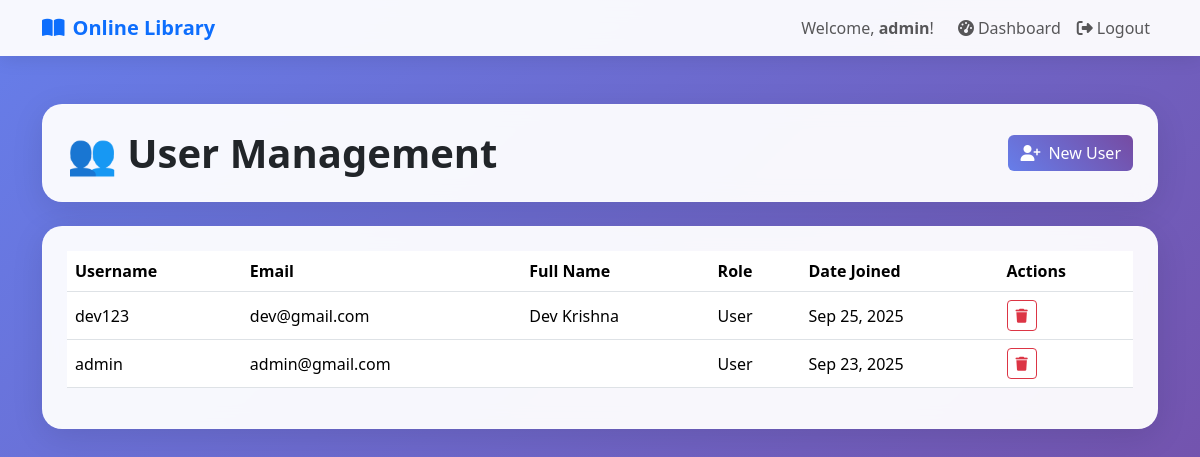
Before: /dashboard/users/ (signed in) with the older database file.
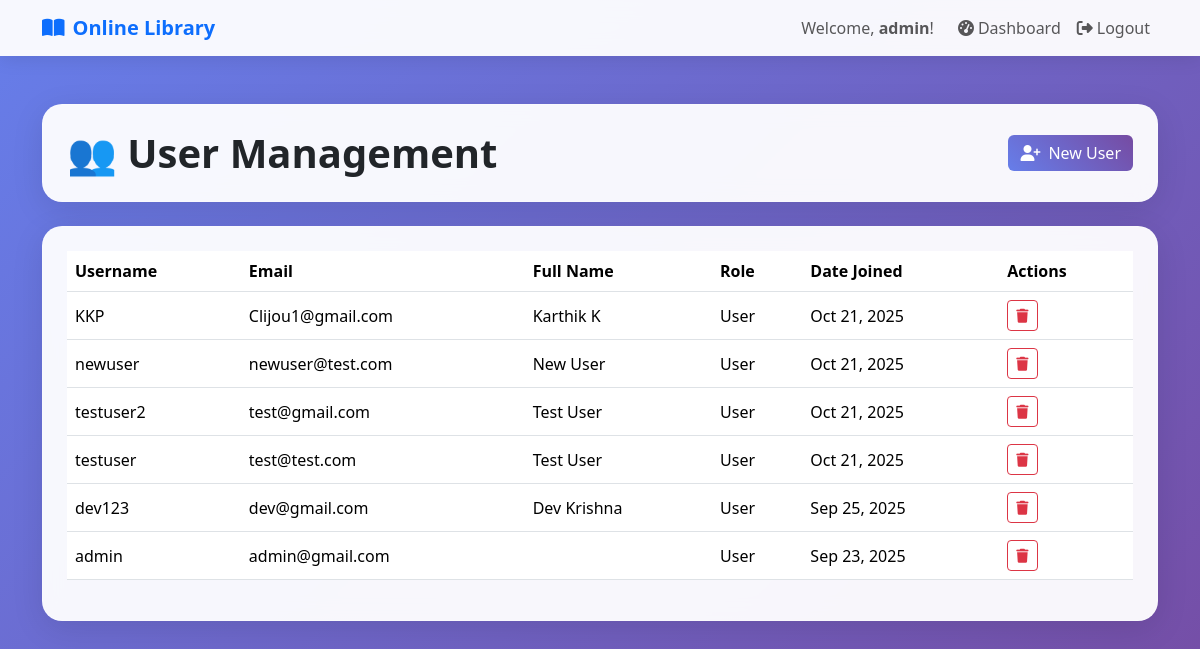
After: the same page with the newer database file.
### catalog/models.py (models this page shows, shortened)
class CustomUser(AbstractUser):
    ROLE_CHOICES = (
        ('admin', 'Admin'),
        ('user', 'User'),
    )
    role = models.CharField(max_length=10, choices=ROLE_CHOICES, default='user')

### catalog/views.py (the view)
# urls.py: path("dashboard/users/", views.user_management, name="user_management"),
@login_required
def user_management(request):
    if not request.user.is_superuser and not (hasattr(request.user, 'role') and request.user.role == 'admin'):
        messages.error(request, "You don't have permission to access this page.")
        return redirect('dashboard')
    users = CustomUser.objects.all().order_by('-date_joined')
    return render(request, 'catalog/user_management.html', {'users': users})

### templates/catalog/user_management.html (shortened to what this page needs)
{% extends "catalog/base.html" %}
{% block content %}
<div class="container py-5">
    <div class="row mb-4">
        <div class="col-12">
            <div class="glass-card p-4 d-flex justify-content-between align-items-center">
                <h1 class="display-6 fw-bold mb-0">👥 User Management</h1>
                <a href="{% url 'register' %}" class="btn btn-gradient">
                    <i class="fas fa-user-plus me-2"></i>New User
                </a>
            </div>
        </div>
    </div>
    <div class="row">
        <div class="col-12">
            {% if users %}
            <div class="glass-card p-4 table-responsive">
                <table class="table table-hover align-middle">
                    <thead>
                        <tr>
                            <th>Username</th>
                            <th>Email</th>
                            <th>Full Name</th>
                            <th>Role</th>
                            <th>Date Joined</th>
                            <th>Actions</th>
                        </tr>
                    </thead>
                    <tbody>
                        {% for user in users %}
                        <tr>
                            <td>{{ user.username }}</td>
                            <td>{{ user.email }}</td>
                            <td>{{ user.first_name }} {{ user.last_name }}</td>
                            <td>{{ user.role|title }}</td>
                            <td>{{ user.date_joined|date:"M d, Y" }}</td>
                            <td>
                                <form action="{% url 'delete_user' user.id %}" method="post" class="d-inline">
                                    <button class="btn btn-sm btn-outline-danger" onclick="return confirm('Are you sure you want to delete this user?');">
                                        <i class="fas fa-trash"></i>
                                    </button>
                                </form>
                            </td>
                        </tr>
                        {% endfor %}
                    </tbody>
                </table>
            </div>
            {% endif %}
        </div>
    </div>
</div>
{% endblock %}

### templates/catalog/base.html (shortened to what this page needs)
{% load static %}
<!DOCTYPE html>
<html lang="en">
<head>
    <link href="https://cdn.jsdelivr.net/npm/bootstrap@5.3.2/dist/css/bootstrap.min.css" rel="stylesheet">
    <link href="https://cdnjs.cloudflare.com/ajax/libs/font-awesome/6.4.0/css/all.min.css" rel="stylesheet">
</head>
<body>
    <nav class="navbar navbar-expand-lg navbar-light nav-glass">
        <div class="container">
            <a class="navbar-brand fw-bold text-primary" href="{% url 'home' %}">
                <i class="fas fa-book-open me-2"></i>Online Library
            </a>
            <div class="navbar-nav ms-auto">
                {% if user.is_authenticated %}
                    <span class="navbar-text me-3">Welcome, <strong>{{ user.username }}</strong>!</span>
                    <a class="nav-link" href="{% url 'dashboard' %}"><i class="fas fa-tachometer-alt me-1"></i>Dashboard</a>
                <form method="post" action="{% url 'logout' %}" class="d-inline">
                    <button type="submit" class="nav-link btn btn-link" style="border: none; background: none; cursor: pointer;">
                        <i class="fas fa-sign-out-alt me-1"></i>Logout
                    </button>
                </form>
                {% else %}
                    <a class="nav-link" href="{% url 'login' %}"><i class="fas fa-sign-in-alt me-1"></i>Login</a>
                    <a class="nav-link" href="{% url 'register' %}"><i class="fas fa-user-plus me-1"></i>Register</a>
                {% endif %}
            </div>
        </div>
    </nav>
    {% block content %}{% endblock %}
</body>
</html>

### templates/catalog/base.html (style rules this page uses)
:root { --primary: #2c3e50; --secondary: #3498db; --success: #27ae60; --warning: #f39c12; --danger: #e74c3c; --light: #ecf0f1; --dark: #2c3e50; }
body { font-family: 'Segoe UI', Tahoma, Geneva, Verdana, sans-serif; background: linear-gradient(135deg, #667eea 0%, #764ba2 100%); min-height: 100vh; }
.glass-card { background: rgba(255, 255, 255, 0.95); backdrop-filter: blur(10px); border-radius: 20px; border: 1px solid rgba(255, 255, 255, 0.2); box-shadow: 0 8px 32px rgba(0, 0, 0, 0.1); }
.nav-glass { background: rgba(255, 255, 255, 0.95) !important; backdrop-filter: blur(10px); box-shadow: 0 2px 20px rgba(0, 0, 0, 0.1); }
.btn-gradient { background: linear-gradient(45deg, #667eea, #764ba2); border: none; color: white; transition: all 0.3s ease; }

Changed rows visible on the page:
added CustomUser: username "KKP", email "Clijou1@gmail.com", first_name "Karthik", last_name "K", role "User", date_joined "Oct 21, 2025"
added CustomUser: username "newuser", email "newuser@test.com", first_name "New", last_name "User", role "User", date_joined "Oct 21, 2025"
added CustomUser: username "testuser2", email "test@gmail.com", first_name "Test", last_name "User", role "User", date_joined "Oct 21, 2025"
added CustomUser: username "testuser", email "test@test.com", first_name "Test", last_name "User", role "User", date_joined "Oct 21, 2025"
